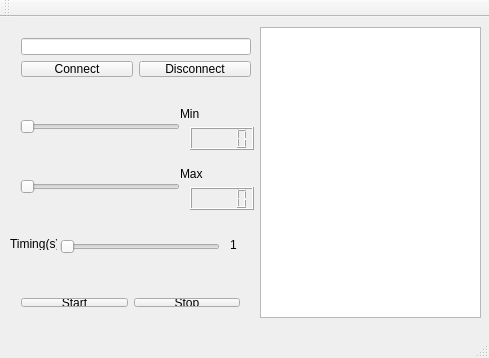
<?xml version="1.0" encoding="UTF-8"?>
<ui version="4.0">
 <class>MainWindow</class>
 <widget class="QMainWindow" name="MainWindow">
  <property name="geometry">
   <rect>
    <x>0</x>
    <y>0</y>
    <width>489</width>
    <height>358</height>
   </rect>
  </property>
  <property name="windowTitle">
   <string>MainWindow</string>
  </property>
  <widget class="QWidget" name="centralWidget">
   <widget class="QSlider" name="horizontalSliderMin">
    <property name="geometry">
     <rect>
      <x>20</x>
      <y>100</y>
      <width>160</width>
      <height>19</height>
     </rect>
    </property>
    <property name="maximum">
     <number>36</number>
    </property>
    <property name="orientation">
     <enum>Qt::Horizontal</enum>
    </property>
   </widget>
   <widget class="QSlider" name="horizontalSliderMax">
    <property name="geometry">
     <rect>
      <x>20</x>
      <y>160</y>
      <width>160</width>
      <height>19</height>
     </rect>
    </property>
    <property name="minimum">
     <number>1</number>
    </property>
    <property name="maximum">
     <number>36</number>
    </property>
    <property name="orientation">
     <enum>Qt::Horizontal</enum>
    </property>
   </widget>
   <widget class="QLCDNumber" name="lcdNumberMin">
    <property name="geometry">
     <rect>
      <x>190</x>
      <y>110</y>
      <width>64</width>
      <height>23</height>
     </rect>
    </property>
    <property name="font">
     <font>
      <weight>75</weight>
      <bold>true</bold>
     </font>
    </property>
   </widget>
   <widget class="QLCDNumber" name="lcdNumberMax">
    <property name="geometry">
     <rect>
      <x>190</x>
      <y>170</y>
      <width>64</width>
      <height>23</height>
     </rect>
    </property>
    <property name="font">
     <font>
      <weight>75</weight>
      <italic>false</italic>
      <bold>true</bold>
      <underline>false</underline>
      <strikeout>false</strikeout>
     </font>
    </property>
   </widget>
   <widget class="QLabel" name="label">
    <property name="geometry">
     <rect>
      <x>180</x>
      <y>90</y>
      <width>47</width>
      <height>13</height>
     </rect>
    </property>
    <property name="text">
     <string>Min</string>
    </property>
   </widget>
   <widget class="QLabel" name="label_2">
    <property name="geometry">
     <rect>
      <x>180</x>
      <y>150</y>
      <width>47</width>
      <height>13</height>
     </rect>
    </property>
    <property name="text">
     <string>Max</string>
    </property>
   </widget>
   <widget class="QSlider" name="horizontalSliderTime">
    <property name="geometry">
     <rect>
      <x>60</x>
      <y>220</y>
      <width>160</width>
      <height>19</height>
     </rect>
    </property>
    <property name="minimum">
     <number>1</number>
    </property>
    <property name="maximum">
     <number>3</number>
    </property>
    <property name="orientation">
     <enum>Qt::Horizontal</enum>
    </property>
   </widget>
   <widget class="QLabel" name="label_3">
    <property name="geometry">
     <rect>
      <x>10</x>
      <y>220</y>
      <width>47</width>
      <height>13</height>
     </rect>
    </property>
    <property name="text">
     <string>Timing(s)</string>
    </property>
   </widget>
   <widget class="QWidget" name="layoutWidget">
    <property name="geometry">
     <rect>
      <x>10</x>
      <y>10</y>
      <width>241</width>
      <height>61</height>
     </rect>
    </property>
    <layout class="QGridLayout" name="gridLayout">
     <property name="rightMargin">
      <number>0</number>
     </property>
     <item row="1" column="0">
      <widget class="QPushButton" name="pushButtonConnect">
       <property name="text">
        <string>Connect</string>
       </property>
      </widget>
     </item>
     <item row="1" column="1">
      <widget class="QPushButton" name="pushButtonDisconnect">
       <property name="text">
        <string>Disconnect</string>
       </property>
      </widget>
     </item>
     <item row="0" column="0" colspan="2">
      <widget class="QLineEdit" name="lineEditIP"/>
     </item>
    </layout>
   </widget>
   <widget class="QWidget" name="layoutWidget">
    <property name="geometry">
     <rect>
      <x>10</x>
      <y>270</y>
      <width>241</width>
      <height>31</height>
     </rect>
    </property>
    <layout class="QHBoxLayout" name="horizontalLayout">
     <item>
      <widget class="QPushButton" name="pushButtonStart">
       <property name="text">
        <string>Start</string>
       </property>
      </widget>
     </item>
     <item>
      <widget class="QPushButton" name="pushButtonStop">
       <property name="text">
        <string>Stop</string>
       </property>
      </widget>
     </item>
    </layout>
   </widget>
   <widget class="QTextBrowser" name="textBrowser">
    <property name="geometry">
     <rect>
      <x>260</x>
      <y>10</y>
      <width>221</width>
      <height>291</height>
     </rect>
    </property>
   </widget>
   <widget class="QLabel" name="label_4">
    <property name="geometry">
     <rect>
      <x>230</x>
      <y>220</y>
      <width>21</width>
      <height>16</height>
     </rect>
    </property>
    <property name="text">
     <string>1</string>
    </property>
   </widget>
  </widget>
  <widget class="QMenuBar" name="menuBar">
   <property name="geometry">
    <rect>
     <x>0</x>
     <y>0</y>
     <width>489</width>
     <height>21</height>
    </rect>
   </property>
  </widget>
  <widget class="QToolBar" name="mainToolBar">
   <attribute name="toolBarArea">
    <enum>TopToolBarArea</enum>
   </attribute>
   <attribute name="toolBarBreak">
    <bool>false</bool>
   </attribute>
  </widget>
  <widget class="QStatusBar" name="statusBar"/>
 </widget>
 <layoutdefault spacing="6" margin="11"/>
 <resources/>
 <connections>
  <connection>
   <sender>horizontalSliderMin</sender>
   <signal>valueChanged(int)</signal>
   <receiver>lcdNumberMin</receiver>
   <slot>display(int)</slot>
   <hints>
    <hint type="sourcelabel">
     <x>79</x>
     <y>139</y>
    </hint>
    <hint type="destinationlabel">
     <x>219</x>
     <y>156</y>
    </hint>
   </hints>
  </connection>
  <connection>
   <sender>horizontalSliderMax</sender>
   <signal>valueChanged(int)</signal>
   <receiver>lcdNumberMax</receiver>
   <slot>display(int)</slot>
   <hints>
    <hint type="sourcelabel">
     <x>113</x>
     <y>205</y>
    </hint>
    <hint type="destinationlabel">
     <x>231</x>
     <y>219</y>
    </hint>
   </hints>
  </connection>
  <connection>
   <sender>horizontalSliderTime</sender>
   <signal>valueChanged(int)</signal>
   <receiver>label_4</receiver>
   <slot>setNum(int)</slot>
   <hints>
    <hint type="sourcelabel">
     <x>148</x>
     <y>257</y>
    </hint>
    <hint type="destinationlabel">
     <x>241</x>
     <y>258</y>
    </hint>
   </hints>
  </connection>
 </connections>
</ui>
